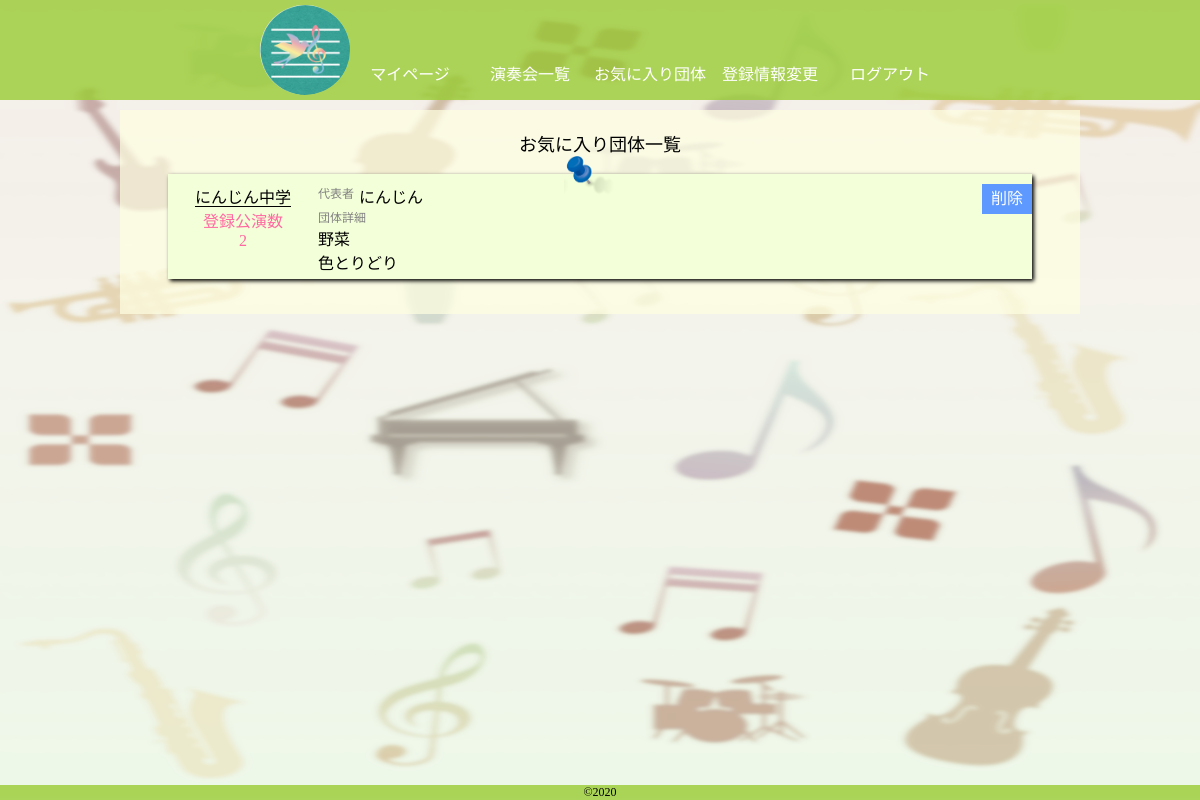
Page /ordinary/favorite_promote.php (signed in) on the committed database.
### tables this page shows
CREATE TABLE `favolite_promots` (
  `id` int(11) NOT NULL,
  `promote_id` int(11) NOT NULL,
  `user_id` int(11) NOT NULL,
  `created_at` timestamp NULL DEFAULT NULL
);

CREATE TABLE `promots` (
  `id` int(11) NOT NULL,
  `name` varchar(11) NOT NULL,
  `kana` varchar(11) NOT NULL,
  `email` varchar(255) NOT NULL,
  `password` varchar(255) NOT NULL,
  `role` int(1) NOT NULL COMMENT '0:一般 1:主催者 2:管理者',
  `group_name` varchar(255) NOT NULL,
  `group_class` varchar(11) NOT NULL,
  `group_detail` varchar(500) NOT NULL,
  `created_at` timestamp NULL DEFAULT NULL,
  `updated_at` datetime NOT NULL DEFAULT '1000-01-01 00:00:00',
  `token` varchar(500) DEFAULT NULL,
  `delete_flg` varchar(11) NOT NULL
);

### config/config.php (called while the page is built)
<?php
$host = 'localhost';
$dbname = 'create_php';
$user = 'root';
$pass = 'root';

### model/DB.php (called while the page is built, shortened)
<?php
class DB{
  private $host;
  private $dbname;
  private $user;
  private $pass;
  public function __construct($host,$dbname,$user,$pass){
    $this->host = $host;
    $this->dbname = $dbname;
    $this->user = $user;
    $this->pass = $pass;
  }
  public function connectDb(){
    $this->connect = new PDO('mysql:dbname='.$this->dbname.';host='.$this->host.';charset=utf8',$this->user,$this->pass);
  }
}

### model/User.php (called while the page is built, shortened)
<?php
require_once "DB.php";
class User extends DB{
  public function findFavolitePromote($id){
    $sql = 'SELECT f.id,p.name, p.group_name,p.group_detail,COUNT(c.promote_id) AS count_id,c.promote_id ';
    $sql .= 'FROM favolite_promots f JOIN promots p ON f.promote_id = p.id ';
    $sql .= 'JOIN users u ON f.user_id = u.id JOIN concerts c ON p.id = c.promote_id ';
    $sql .= 'WHERE u.id = :id AND p.delete_flg = :delete_flg GROUP BY f.id,p.name, p.group_name,p.group_detail';
    $stmt = $this->connect->prepare($sql);
    $params = array(':id' => $id,':delete_flg' => 'FALSE');
    $stmt->execute($params);
    $result = $stmt->fetchAll();
    return $result;
  }
}

### ordinary/favorite_promote.php (the view, shortened to what this page needs)
<?php
require_once "../config/config.php";
require_once "../model/User.php";
if($_SESSION['log']['role'] === '0'){
  $result['User'] = $_SESSION['log'];
}
try{
  $User = new User($host,$dbname,$user,$pass);
  $User->connectDb();
  if($result['User']['role'] === '0'){
    $result = $User->findFavolitePromote($result['User']['id']);
  }
}
catch(PDOException $e){
  echo 'エラー'.$e->getMessage();
}
?>
<!DOCTYPE html>
<html lang="ja">
  <head>
    <link rel="stylesheet" type="text/css" href="../css/base.css">
    <link rel="stylesheet" type="text/css" href="../css/mypage.css">
  </head>
  <body>
    <?php
    require_once "header.php";
    ?>
    <div class="login">
      <div class="wrap">
        <p>お気に入り団体一覧</p>
        <?php foreach ($result as $row):?>
          <img class="pin1" src="../image/image10-3.png" alt="ピン">
          <div id="sukima"></div>
          <div class="list" id="p_favolite">
            <div id="group">
              <p><a href="../html/message.php?promote_id=<?= $row['promote_id'];?>"><?= $row['group_name'];?></a></p>
              <p class="pink">登録公演数</p>
              <p class="pink"><?= $row['count_id'];?></p>
            </div>
            <div id="detail">
              <div class="flex">
                <h3>代表者</h3>
                <p><?= $row['name'];?></p>
              </div>
              <h3>団体詳細</h3>
              <p class="space"><?= $row['group_detail'];?></p>
            </div>
            <div id="botan">
              <div class="delet">
                <p><a href="?del=<?= $row['id'];?>" onClick="if(!confirm('お気に入りから削除しますがよろしいですか？')) return false;">削除</a></p>
              </div>
            </div>
          </div>
        <?php endforeach;?>
      </div>
    </div>
    <?php
    require_once "../html/footer.php";
    ?>
  </body>
</html>

### css/base.css (style rules this page uses)
body, h1, h2, h3, h4, h5, h6, p, address, ul, ol, li, dl, dt, dd, img, form, table, tr, th, td { margin: 0; padding: 0; border: none; font-style: normal; font-weight: normal; font-size: 100%; text-align: left; list-style-type: none; border-collapse: collapse; }
img { border-style: none; display: block; }
a { text-decoration: none; }
body { font-family:'ヒラギノ角ゴ Pro W3','Hiragino Kaku Gothic Pro','メイリオ',Meiryo,'ＭＳ Ｐゴシック',sans-serif; }
* { -webkit-box-sizing: border-box; -moz-box-sizing: border-box; -o-box-sizing: border-box; -ms-box-sizing: border-box; box-sizing: border-box; }
body { font-family: 'ヒラギノ丸ゴ Pro W4'; background-image: url(../image/image8-2-2.png); background-size: 100% 100%; background-repeat: no-repeat; display: flex; flex-flow: column; min-height: 100vh; }
.wrap { width: 60%; margin: 10px auto; padding: 20px 0; background-color: rgba(255,255,225,0.7); }
.list { width: 80%; display: flex; margin: 15px auto; padding-top: 10px; box-shadow: 2px 2px 4px; background-color: #F3FFD8; }
@media screen and (max-width: 1300px) { .wrap { width: 80%; } }
@media screen and (max-width: 1300px) { .list { width: 90%; } }

### css/mypage.css (style rules this page uses)
.wrap > p { text-align: center; font-size: 18px; }
#sukima { height: 3px; }
.pin1 { width: 50px; height: 40px; position: absolute; left: 47%; }
.flex { display: flex; }
#group p { text-align: center; width: 150px; }
#group a { color: #000; border-bottom: 1px solid #000; }
.pink { text-align: center; color: #FF69A3; }
#detail { margin-bottom: 5px; }
#detail h3 { color: gray; margin-right: 5px; font-size: 12px; }
#detail p { margin-right: 5px; }
.space { white-space: pre-wrap; }
.delet { width: 50px; height: 30px; background-color: #5d99ff; margin-left: auto; }
.delet p { width: 50px; line-height: 30px; text-align: center; }
.delet a { color: #fff; }
#botan { margin-left: auto; }

### rows in the picture
favolite_promots: promots.group_name "にんじん中学", count_id "2", promots.name "にんじん", promots.group_detail "野菜 色とりどり"
